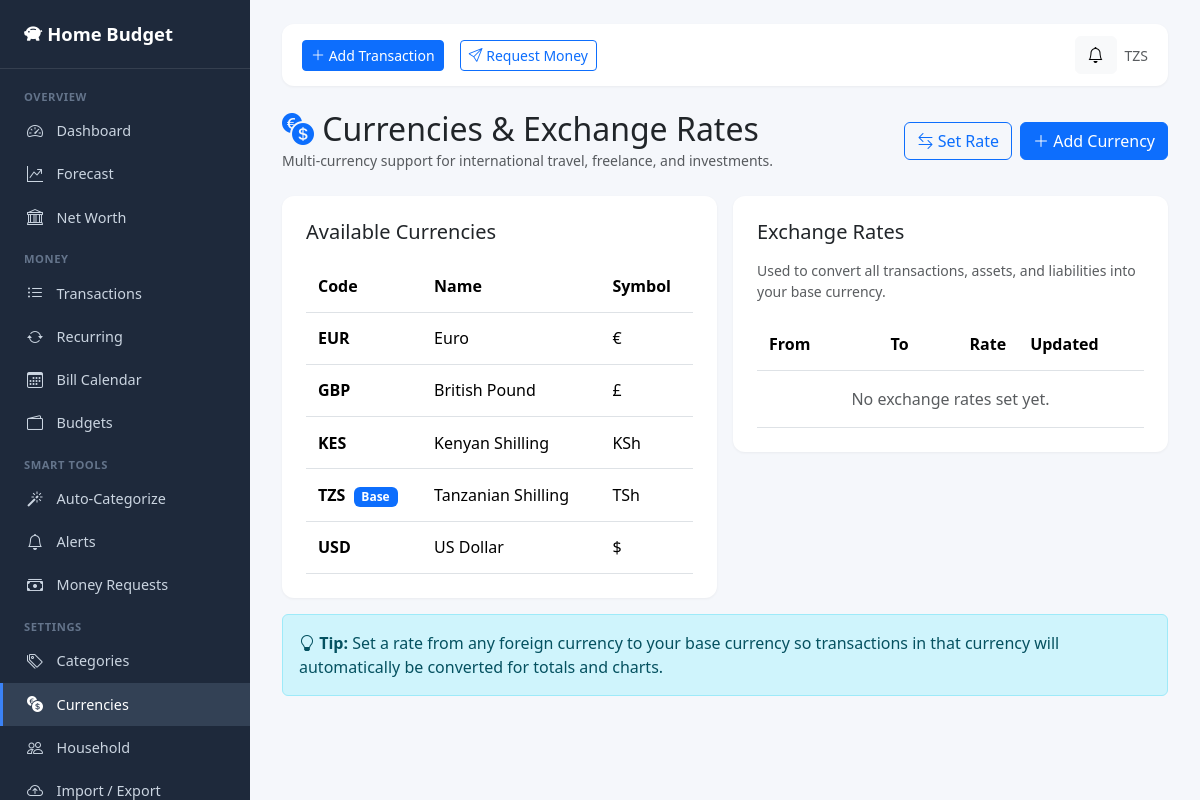
/currencies/ (signed in), run on the app's committed database.
### budget_app/models.py (models this page shows, shortened)
class Currency(models.Model):
    code = models.CharField(max_length=5, unique=True, help_text="e.g. USD, TZS, EUR")
    name = models.CharField(max_length=50)
    symbol = models.CharField(max_length=5, default='$')
    class Meta:
        verbose_name_plural = 'Currencies'
        ordering = ['code']

### budget_app/views.py (the view)
    def wrapper(request, *args, **kwargs):
        h = get_user_household(request.user)
        if not h:
            return redirect('household_setup')
        return view(request, *args, **kwargs)

### budget_app/context_processors.py (called while the page is built)
def household_context(request):
    if not request.user.is_authenticated:
        return {}
    household = request.user.households.first()
    if not household:
        return {'current_household': None}
    unread_alerts = Alert.objects.filter(
        household=household, is_read=False
    ).filter(
    ).count()
    pending_requests = MoneyRequest.objects.filter(
        household=household, approver=request.user, status=MoneyRequest.STATUS_PENDING
    ).count()
    return {
        'current_household': household,
        'currency_symbol': household.currency_symbol,
        'currency_code': household.currency_code,
        'unread_alerts_count': unread_alerts,
        'pending_requests_count': pending_requests,
    }

### budget_app/models.py (called while the page is built)
    @property
    def currency_symbol(self):
        return self.base_currency.symbol if self.base_currency else '$'

    @property
    def currency_code(self):
        return self.base_currency.code if self.base_currency else 'USD'

### budget_app/services.py (called while the page is built, shortened)
def month_range(target_date):
    first = target_date.replace(day=1)
    if first.month == 12:
        last = first.replace(year=first.year + 1, month=1) - timedelta(days=1)
    else:
        last = first.replace(month=first.month + 1) - timedelta(days=1)
    return first, last

def apply_due_recurring(household=None, today=None):
    today = today or timezone.now().date()
    qs = RecurringTransaction.objects.filter(
        is_active=True, auto_create=True, next_due_date__lte=today
    )
    if household:
        qs = qs.filter(household=household)
    created = []
    return created

def check_budget_alerts(household, today=None):
    today = today or timezone.now().date()
    month_start, month_end = month_range(today)
    budgets = Budget.objects.filter(household=household, month=month_start)
    new_alerts = []
    return new_alerts

### budget_app/views.py (called while the page is built)
def get_user_household(user):
    return user.households.first()

def ensure_household(view):
    def wrapper(request, *args, **kwargs):
        h = get_user_household(request.user)
        if not h:
            return redirect('household_setup')
        return view(request, *args, **kwargs)
    wrapper.__name__ = view.__name__
    return wrapper

@login_required
@ensure_household
def currency_list(request):
    return render(request, 'budget_app/currency_list.html', {
        'currencies': Currency.objects.all(),
        'rates': ExchangeRate.objects.select_related('from_currency', 'to_currency').all(),
    })

### budget_app/templates/budget_app/currency_list.html (shortened to what this page needs)
{% extends 'budget_app/base.html' %}
{% block content %}
<div class="d-flex justify-content-between align-items-center mb-4 flex-wrap gap-2">
    <div>
        <h2 class="mb-0"><i class="bi bi-currency-exchange text-primary"></i> Currencies & Exchange Rates</h2>
        <small class="text-muted">Multi-currency support for international travel, freelance, and investments.</small>
    </div>
    <div class="d-flex gap-2">
        <a href="{% url 'rate_create' %}" class="btn btn-outline-primary"><i class="bi bi-arrow-left-right"></i> Set Rate</a>
        <a href="{% url 'currency_create' %}" class="btn btn-primary"><i class="bi bi-plus-lg"></i> Add Currency</a>
    </div>
</div>
<div class="row g-3">
    <div class="col-lg-6">
        <div class="card p-4">
            <h5 class="mb-3">Available Currencies</h5>
            <div class="table-responsive">
                <table class="table mb-0">
                    <thead>
                        <tr><th>Code</th><th>Name</th><th>Symbol</th></tr>
                    </thead>
                    <tbody>
                        {% for c in currencies %}
                        <tr>
                            <td><strong>{{ c.code }}</strong>
                                {% if current_household.base_currency_id == c.id %}<span class="badge bg-primary ms-1">Base</span>{% endif %}
                            </td>
                            <td>{{ c.name }}</td>
                            <td>{{ c.symbol }}</td>
                        </tr>
                        {% endfor %}
                    </tbody>
                </table>
            </div>
        </div>
    </div>
    <div class="col-lg-6">
        <div class="card p-4">
            <h5 class="mb-3">Exchange Rates</h5>
            <p class="text-muted small">Used to convert all transactions, assets, and liabilities into your base currency.</p>
            <div class="table-responsive">
                <table class="table mb-0">
                    <thead>
                        <tr><th>From</th><th></th><th>To</th><th class="text-end">Rate</th><th>Updated</th></tr>
                    </thead>
                    <tbody>
                        {% for r in rates %}
                        <tr>
                            <td><strong>1 {{ r.from_currency.code }}</strong></td>
                            <td><i class="bi bi-arrow-right"></i></td>
                            <td>{{ r.to_currency.code }}</td>
                            <td class="text-end">{{ r.rate|floatformat:4 }}</td>
                            <td><small class="text-muted">{{ r.updated_at|date:"M d, Y" }}</small></td>
                        </tr>
                        {% empty %}
                        <tr><td colspan="5" class="text-center text-muted py-3">No exchange rates set yet.</td></tr>
                        {% endfor %}
                    </tbody>
                </table>
            </div>
        </div>
    </div>
</div>
<div class="alert alert-info mt-3">
    <i class="bi bi-lightbulb"></i> <strong>Tip:</strong> Set a rate from any foreign currency to your base currency
    so transactions in that currency will automatically be converted for totals and charts.
</div>
{% endblock %}

### budget_app/templates/budget_app/base.html (shortened to what this page needs)
{% load static %}
<!DOCTYPE html>
<html lang="en">
<head>
    <link href="https://cdn.jsdelivr.net/npm/bootstrap@5.3.2/dist/css/bootstrap.min.css" rel="stylesheet">
    <link href="https://cdn.jsdelivr.net/npm/bootstrap-icons@1.11.1/font/bootstrap-icons.css" rel="stylesheet">
</head>
<body>
{% if user.is_authenticated and current_household %}
<aside class="sidebar d-flex flex-column" id="sidebar">
    <a href="{% url 'dashboard' %}" class="sidebar-brand text-decoration-none">
        <i class="bi bi-piggy-bank-fill"></i> Home Budget
    </a>
    <nav class="flex-grow-1 py-2">
        <div class="sidebar-section">Overview</div>
        <a href="{% url 'dashboard' %}" class="sidebar-link {% if request.resolver_match.url_name == 'dashboard' %}active{% endif %}">
            <i class="bi bi-speedometer2"></i> Dashboard
        </a>
        <a href="{% url 'forecast' %}" class="sidebar-link {% if request.resolver_match.url_name == 'forecast' %}active{% endif %}">
            <i class="bi bi-graph-up-arrow"></i> Forecast
        </a>
        <a href="{% url 'networth' %}" class="sidebar-link {% if request.resolver_match.url_name == 'networth' %}active{% endif %}">
            <i class="bi bi-bank"></i> Net Worth
        </a>
        <div class="sidebar-section">Money</div>
        <a href="{% url 'transaction_list' %}" class="sidebar-link {% if 'transaction' in request.resolver_match.url_name %}active{% endif %}">
            <i class="bi bi-list-ul"></i> Transactions
        </a>
        <a href="{% url 'recurring_list' %}" class="sidebar-link {% if 'recurring' in request.resolver_match.url_name %}active{% endif %}">
            <i class="bi bi-arrow-repeat"></i> Recurring
        </a>
        <a href="{% url 'bill_calendar' %}" class="sidebar-link {% if request.resolver_match.url_name == 'bill_calendar' %}active{% endif %}">
            <i class="bi bi-calendar3"></i> Bill Calendar
        </a>
        <a href="{% url 'budget_list' %}" class="sidebar-link {% if 'budget' in request.resolver_match.url_name %}active{% endif %}">
            <i class="bi bi-wallet2"></i> Budgets
        </a>
        <div class="sidebar-section">Smart Tools</div>
        <a href="{% url 'rule_list' %}" class="sidebar-link {% if 'rule' in request.resolver_match.url_name %}active{% endif %}">
            <i class="bi bi-magic"></i> Auto-Categorize
        </a>
        <a href="{% url 'alert_list' %}" class="sidebar-link {% if 'alert' in request.resolver_match.url_name %}active{% endif %}">
            <i class="bi bi-bell"></i> Alerts
        </a>
        <a href="{% url 'request_list' %}" class="sidebar-link {% if 'request' in request.resolver_match.url_name %}active{% endif %}">
            <i class="bi bi-cash-stack"></i> Money Requests
        </a>
        <div class="sidebar-section">Settings</div>
        <a href="{% url 'category_list' %}" class="sidebar-link {% if 'category' in request.resolver_match.url_name %}active{% endif %}">
            <i class="bi bi-tags"></i> Categories
        </a>
        <a href="{% url 'currency_list' %}" class="sidebar-link {% if 'currency' in request.resolver_match.url_name or 'rate' in request.resolver_match.url_name %}active{% endif %}">
            <i class="bi bi-currency-exchange"></i> Currencies
        </a>
        <a href="{% url 'household_settings' %}" class="sidebar-link {% if 'household' in request.resolver_match.url_name %}active{% endif %}">
            <i class="bi bi-people"></i> Household
        </a>
        <a href="{% url 'import_csv' %}" class="sidebar-link {% if request.resolver_match.url_name == 'import_csv' %}active{% endif %}">
            <i class="bi bi-cloud-arrow-up"></i> Import / Export
        </a>
    </nav>
</aside>
{% endif %}
<main class="main-content">
    {% if user.is_authenticated and current_household %}
    <div class="topbar">
        <div class="d-flex align-items-center gap-3">
            <a href="{% url 'transaction_create' %}" class="btn btn-primary btn-sm">
                <i class="bi bi-plus-lg"></i> Add Transaction
            </a>
            <a href="{% url 'request_create' %}" class="btn btn-outline-primary btn-sm d-none d-md-inline-block">
                <i class="bi bi-send"></i> Request Money
            </a>
        </div>
        <div class="d-flex align-items-center gap-2">
            <a href="{% url 'alert_list' %}" class="btn btn-light position-relative" title="Alerts">
                <i class="bi bi-bell"></i>
            </a>
            <span class="text-muted small d-none d-md-inline">{{ currency_code }}</span>
        </div>
    </div>
    {% endif %}
    {% block content %}{% endblock %}
</main>
</body>
</html>

### budget_app/templates/budget_app/base.html (style rules this page uses)
:root { --sidebar-width: 250px; --sidebar-bg: #1e293b; --sidebar-hover: #334155; --sidebar-active: #3b82f6; --sidebar-text: #cbd5e1; --sidebar-text-active: #ffffff; --content-bg: #f5f7fb; }
body { background-color: var(--content-bg); min-height: 100vh; }
.sidebar { position: fixed; top: 0; left: 0; width: var(--sidebar-width); height: 100vh; background-color: var(--sidebar-bg); color: var(--sidebar-text); overflow-y: auto; z-index: 1000; transition: transform 0.3s ease; }
.sidebar-brand { padding: 1.25rem 1.5rem; color: white; font-size: 1.15rem; font-weight: 600; border-bottom: 1px solid rgba(255,255,255,0.1); }
.sidebar-section { padding: 0.75rem 1.5rem 0.25rem; font-size: 0.7rem; text-transform: uppercase; color: #64748b; letter-spacing: 0.05em; font-weight: 600; }
.sidebar-link { display: flex; align-items: center; padding: 0.6rem 1.5rem; color: var(--sidebar-text); text-decoration: none; transition: all 0.15s; font-size: 0.9rem; border-left: 3px solid transparent; }
.sidebar-link.active { background-color: var(--sidebar-hover); color: white; border-left-color: var(--sidebar-active); }
.sidebar-link i { margin-right: 0.75rem; width: 1.1rem; font-size: 1rem; }
.main-content { margin-left: var(--sidebar-width); min-height: 100vh; padding: 1.5rem 2rem 3rem; }
.topbar { background: white; padding: 0.75rem 1.25rem; border-radius: 12px; box-shadow: 0 1px 3px rgba(0,0,0,0.05); margin-bottom: 1.5rem; display: flex; align-items: center; justify-content: space-between; }
.card { border: none; border-radius: 12px; box-shadow: 0 1px 3px rgba(0,0,0,0.05); }
.table > :not(caption) > * > * { padding: 0.85rem 0.75rem; }

### data on the page
Currency: code "TZS", shows "Base", name "Tanzanian Shilling", symbol "TSh"
Currency: code "EUR", name "Euro", symbol "€"
Currency: code "GBP", name "British Pound", symbol "£"
Currency: code "KES", name "Kenyan Shilling", symbol "KSh"
Currency: code "USD", name "US Dollar", symbol "$"
